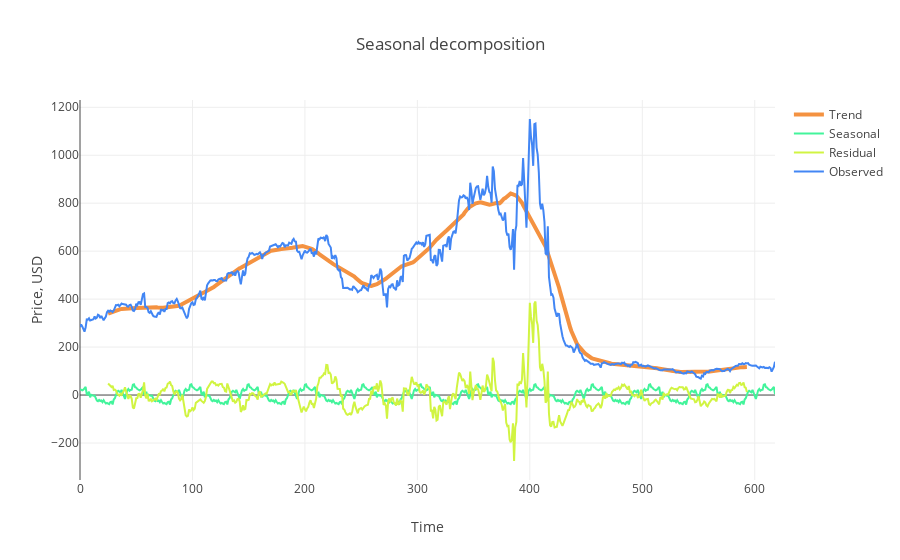

Notebook cell for this chart:
### Code cell
# 60 -> days_from_end; 
s = sm.tsa.seasonal_decompose(working_data.close.values, freq=51)

trace1 = go.Scatter(x = np.arange(0, len(s.trend), 1),y = s.trend,mode = 'lines',name = 'Trend',
    line = dict(color = ('rgb(244, 146, 65)'), width = 4))
trace2 = go.Scatter(x = np.arange(0, len(s.seasonal), 1),y = s.seasonal,mode = 'lines',name = 'Seasonal',
    line = dict(color = ('rgb(66, 244, 155)'), width = 2))

trace3 = go.Scatter(x = np.arange(0, len(s.resid), 1),y = s.resid,mode = 'lines',name = 'Residual',
    line = dict(color = ('rgb(209, 244, 66)'), width = 2))

trace4 = go.Scatter(x = np.arange(0, len(s.observed), 1),y = s.observed,mode = 'lines',name = 'Observed',
    line = dict(color = ('rgb(66, 134, 244)'), width = 2))

data = [trace1, trace2, trace3, trace4]
layout = dict(title = 'Seasonal decomposition', xaxis = dict(title = 'Time'), yaxis = dict(title = 'Price, USD'))
fig = dict(data=data, layout=layout)
py.iplot(fig, filename='seasonal_decomposition')

### Figure 1 — Plotly figure (JSON) as saved in the notebook; plotly's stock layout.template omitted (floating-point values rounded to 4 significant figures; data arrays with more than 128 entries replaced by an {"elided": "..."} marker saying what was removed)
{"data": [{"line": {"color": "rgb(244, 146, 65)", "width": 4}, "mode": "lines", "name": "Trend", "type": "scatter", "uid": "d4dc7070-bda7-11e8-94f5-d46a6a9036c7", "x": {"elided": "619 int values"}, "y": {"elided": "619 float values"}}, {"line": {"color": "rgb(66, 244, 155)", "width": 2}, "mode": "lines", "name": "Seasonal", "type": "scatter", "uid": "d4dc7071-bda7-11e8-94f5-d46a6a9036c7", "x": {"elided": "619 int values"}, "y": {"elided": "619 float values"}}, {"line": {"color": "rgb(209, 244, 66)", "width": 2}, "mode": "lines", "name": "Residual", "type": "scatter", "uid": "d4dc7072-bda7-11e8-94f5-d46a6a9036c7", "x": {"elided": "619 int values"}, "y": {"elided": "619 float values"}}, {"line": {"color": "rgb(66, 134, 244)", "width": 2}, "mode": "lines", "name": "Observed", "type": "scatter", "uid": "d4dc7073-bda7-11e8-94f5-d46a6a9036c7", "x": {"elided": "619 int values"}, "y": {"elided": "619 float values"}}], "layout": {"title": "Seasonal decomposition", "xaxis": {"title": "Time"}, "yaxis": {"title": "Price, USD"}}}
